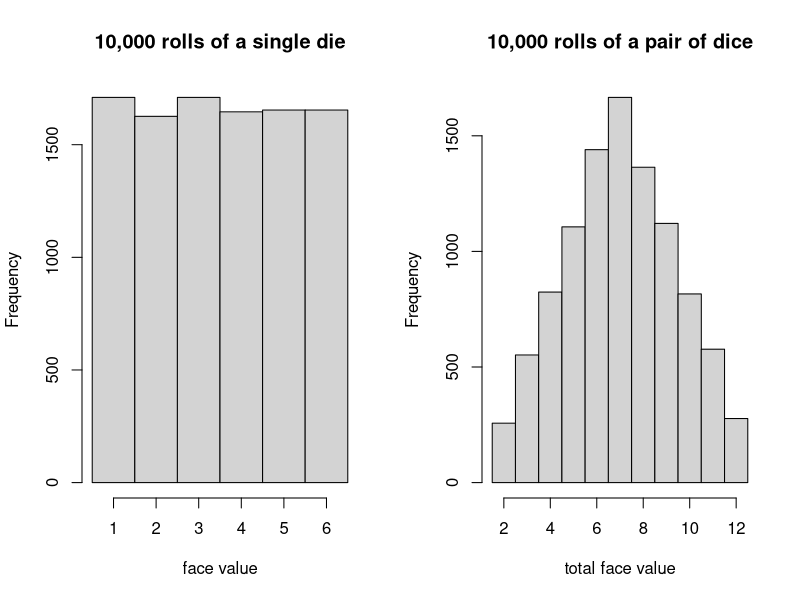

This figure's R source: (Note: this script raises an error after producing the figure.)
## ---- chunk 1
knitr::opts_chunk$set(echo = FALSE)
knitr::opts_chunk$set(include = FALSE)
## ---- chunk 2
# roll a single die 10,000 times and record the face value
one_die <- sample(1:6,10000,replace=TRUE)

# roll two dice 10,000 times and record the sum of the face values
pair_of_dice <- sample(1:6,10000,replace=TRUE) + sample(1:6,10000,replace=TRUE)

# plot the distributions using histograms
par(mfrow=c(1,2))  # side by side plots

hist(one_die,
     breaks=seq(.5,6.5,1),
     xlab="face value",
     main="10,000 rolls of a single die"
)

hist(pair_of_dice,
     breaks = seq(1.5,12.5),
     xlab="total face value",
     main = "10,000 rolls of a pair of dice")           
## ---- chunk 3
# a short function to compute number of ways to get 
# a total face value for 2 fair dice, ranging from 0 to 12
# (ugly but effective)
ncomb.2dice = function (value) {
  # initialize an empty vector (i1 => 0, i2 => 1, ... i13 => 12)
  combos.2dice[1:13] = 0
  # compute all the possibilities
  for (i in 1:6) {
    for (j in 1:6) {
      index = i+j+1
      combos.2dice[index] = combos.2dice[index] + 1
    }
  }
  # return number of combinations for any given face value
  return(combos.2dice[value+1])
}
ncomb.2dice(0)
ncomb.2dice(3)
ncomb.2dice(7)
ncomb.2dice(12)
ncomb.2dice(0:12) # surprise! this works for a vector of all values!
# and we can plot them
plot(0:12,ncomb.2dice(0:12),type="h")
## ---- chunk 4
size <- 100  # the sample size

# draw a 'sample' of size 100 from the uniform distribution (range = 0,1)
sample_unif <- runif(size, min=0, max=1)
## ---- chunk 5
head(sample_unif) # just look at the first few values
## ---- chunk 6
# draw a histogram for a sample of size 'size' between zero and one
hist_unif <- function(size) {
  hist(runif(size,0,1), # an anonymous (unnamed) sampling function
     xlim = c(0,1), # the limits of the range of values to plot
     xlab = "Sample distribution",
     breaks = 10,
     main = paste(size,"random samples\nfrom uniform distribution",sep=" "))
  }
## ---- chunk 7
# draw a histogram of 100 random samples from the uniform distribution
hist_unif(100)
## ---- chunk 8
# do the same thing for four different sample sizes
par(mfrow=c(2,2))
hist_unif(10)
hist_unif(100)
hist_unif(1000)
hist_unif(10000)
## ---- chunk 9
# mean of 10 samples of size 100 drawn from a continuous uniform distribution
# ranging from 0 to 1
mean(runif(10, min=0, max=1))
## ---- chunk 10
# find the mean of 10 draws from the population, and repeat this 10 times
replicate( 10, mean( runif(10, min=0, max=1) ) )

# calculate the mean and sd
mean(replicate( 10, mean( runif(10, min=0, max=1) ) ))
sd(replicate( 10, mean( runif(10, min=0, max=1) ) ))

## ---- chunk 11
# create a function that takes three parameters:
#   n = number of times to replicate the sampling
#   size = sample size (number of draws) for each replicate
ud.mean.hist <- function(n, size, capture=FALSE) {
  hist( x <- replicate(n, mean(runif(size, min=0, max=1)) ),
        xlim=c(0,1),
        prob=T,
        breaks=10,
        # the following uses a trick to limit the number of significant digits
        # displayed for the mean and SD (2 for 100, 3 for 1000, etc.)
        xlab=paste("Sample mean (", signif(mean(x),log10(n)), ", ",
                                    signif(sd(x),log10(n)),")"),
        main=paste(n, "samples of size", size,
                   "\nfrom uniform distribution", sep=" ") )
  if (capture) { # so we can access the individual samples later if we want to
    return(x) 
  }
}

# test the function out:
# plot the mean of 100 sets of random samples of size 10
ud.mean.hist(n=100,size=10)
## ---- chunk 12
# plot the mean of 100 sets of 10 random samples
# do this independently 4 times and look at the results

n=100
size=10

par(mfrow=c(2,2))
ud.mean.hist(n,size)
ud.mean.hist(n,size)
ud.mean.hist(n,size)
ud.mean.hist(n,size)
## ---- chunk 13
# make a histogram and capture the original distribution
# 3rd arg can be anything that doesn't evaluate to FALSE
x <- ud.mean.hist(n=1000,size=10,capture=TRUE)

# plot density of the samples
x.density <- density(x)
lines(x.density, col="red")

# compare to normal curve with same mean and s.d.
xfit<-seq(0,1,length=100)
yfit<-dnorm(xfit,mean=mean(x),sd=sd(x))
lines(xfit, yfit, col="blue", lwd=2)
## ---- chunk 14
## try four different options for one variable, holding the other constant
## Option 1: brute force

# vary the number of samples ('n')
par(mfrow=c(2,2))
ud.mean.hist(10,100)
ud.mean.hist(100,100)
ud.mean.hist(1000,100)
ud.mean.hist(10000,100)

# vary the sample size ('size')
par(mfrow=c(2,2))
ud.mean.hist(100,10)
ud.mean.hist(100,100)
ud.mean.hist(100,1000)
ud.mean.hist(100,10000)
## ---- chunk 15
## try four different options for one variable, holding the other constant
## Option 2: using a loop

c = 100  # hod the constant variable at 100
v = c(10,100,1000,10000)  # vary the other one

par(mfrow=c(2,2))
for (i in v) {
  ud.mean.hist(i,c)
}

par(mfrow=c(2,2))
for (i in v) {
  ud.mean.hist(c,i)
}
## ---- chunk 16

# a convenient function that returns a list of means for "n" samples of size "size" 
resample_mean_unif <- function (n, size) {
  replicate( n, mean( runif(size, min=0, max=1) ) )
}

# resample a constant number of times for different sample sizes
d10 <- resample_mean_unif(100,10)
d100 <- resample_mean_unif(100,100)
d1000 <- resample_mean_unif(100,1000)
d10000 <- resample_mean_unif(100,10000)

boxplot(d10,d100,d1000,d10000, 
        horizontal=TRUE, ylim=c(0.25,0.75), range=1, notch=T,
        names=c("10","100","1k","10k"),
        xlab = "Distribution",
        ylab = "Sample Size"
        )

## ---- chunk 17
a <- resample_mean_unif(100,10)
b <- resample_mean_unif(100,100)
c <- resample_mean_unif(100,1000)
d <- resample_mean_unif(100,10000)

par(mfrow=c(2,2))

qqnorm(a, col = "salmon", main = "Normal Q-Q Plot")
qqline(a, col = "blue", lwd = 2)

qqnorm(b, col = "salmon", main = "Normal Q-Q Plot")
qqline(b, col = "blue", lwd = 2)

qqnorm(c, col = "salmon", main = "Normal Q-Q Plot")
qqline(c, col = "blue", lwd = 2)

qqnorm(d, col = "salmon", main = "Normal Q-Q Plot")
qqline(d, col = "blue", lwd = 2)

## ---- chunk 18

# mean and SEM of our samples
for ( i in c(10,100,1000,10000) ) {
  samples <- (runif(i, min=0, max=1))
  mean_samples <- mean(samples)
  sem_sigma <- sqrt(1/12)/sqrt(i)     # population parameter
  sem_sd   <- sd(samples)/sqrt(i)     # sample estimate
  cat("Mean for sample size N =",i,":",mean_samples,
      "\nSEM (true SD, sigma):",sem_sigma,"\nSEM (sample SD, s):",sem_sd,
      "\n\n",fill=FALSE)
}
## ---- chunk 19
data <- data.frame(
  10^(0:4),
  c("0-1","0.2-0.8","0.4-0.6","0.47-0.53","0.49-0.51"), 
  c("NA","~0.5","~0.5","0.50","0.50"), 
  c("~0.3","~0.1","~0.03","~0.01","~0.003")
)
knitr::kable(data, row.names = NA,
             col.names = c("Sample Size",
                           "Typical Spread","Mean","SEM"),
             align=c('r','c','c','r')
             )
## ---- chunk 20
pnorm(2) - pnorm(-2)       # approximately 95%
pnorm(1.96) - pnorm(-1.96) # this is closer to 95%
## ---- chunk 21
# We will use z=1.96, which is technically more correct than using z=2 for 95% CI.
# Since normal is symmetric, we can add and subtract this to get the CI.
Q <- qnorm(0.975)

# mean, SEM, and CI of our samples
for ( i in c(100,1000,10000) ) {
  samples <- (runif(i, min=0, max=1))
  mean_samples <- mean(samples)
  sem <- sd(samples)/sqrt(i)
  interval <- c(mean_samples - Q*sem, mean_samples + Q*sem)
  
  cat("Sample size:",i,"\nMean:",mean_samples,
      "\nSEM:",sem,"\nCI",interval,"\n\n",fill=FALSE)
}
